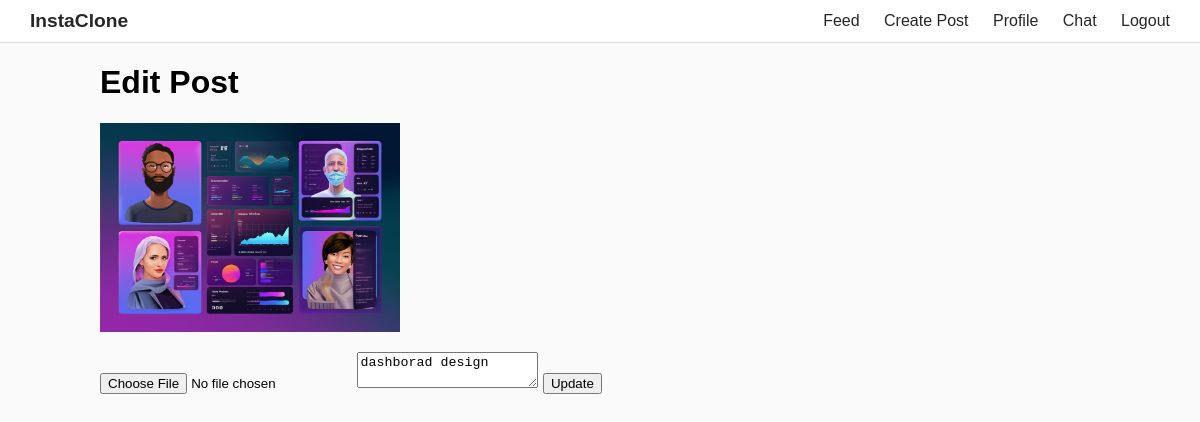
Page /update_post/1/ (signed in) on the committed database.
### instaclone/models.py (models this page shows, shortened)
class Post(models.Model):
    user = models.ForeignKey(User, on_delete=models.CASCADE)
    image = models.ImageField(upload_to='posts/')
    caption = models.TextField()
    created_at = models.DateTimeField(auto_now_add=True)

### instaclone/views.py (the view)
# urls.py: path('update_post/<int:post_id>/', views.update_post_view, name='update_post'),
@login_required
def update_post_view(request, post_id):
    post = get_object_or_404(Post, id=post_id, user=request.user)
    if request.method == 'POST':
        if 'image' in request.FILES:
            post.image = request.FILES['image']
        post.caption = request.POST['caption']
        post.save()
        return redirect('feed')
    return render(request, 'update_post.html', {'post': post})

### templates/update_post.html (shortened to what this page needs)
{% extends 'base.html' %}
{% block content %}
<h1>Edit Post</h1>
<form method="POST" enctype="multipart/form-data">
    <img src="{{ post.image.url }}" style="max-width: 300px; display: block; margin-bottom: 20px;">
    <input type="file" name="image" accept="image/*">
    <textarea name="caption" required>{{ post.caption }}</textarea>
    <button type="submit">Update</button>
</form>
{% endblock %}

### static/css/style.css (style rules this page uses)
body { font-family: Arial, sans-serif; margin: 0; padding: 0; background-color: #fafafa; }

### rows in the picture
Post: image (picture), caption "dashborad design"
